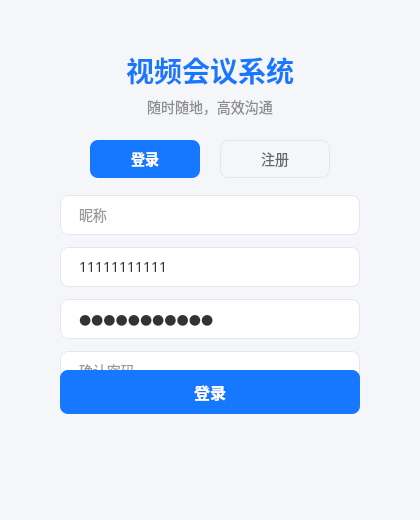
<?xml version="1.0" encoding="UTF-8"?>
<ui version="4.0">
 <class>LoginDialog</class>
 <widget class="QDialog" name="LoginDialog">
  <property name="geometry">
   <rect>
    <x>0</x>
    <y>0</y>
    <width>420</width>
    <height>520</height>
   </rect>
  </property>
  <property name="minimumSize">
   <size>
    <width>420</width>
    <height>520</height>
   </size>
  </property>
  <property name="maximumSize">
   <size>
    <width>420</width>
    <height>520</height>
   </size>
  </property>
  <property name="windowTitle">
   <string>视频会议系统</string>
  </property>
  <property name="styleSheet">
   <string>QDialog#LoginDialog { background: #F5F6FA; }</string>
  </property>
  <widget class="QLabel" name="lb_title">
   <property name="geometry">
    <rect>
     <x>0</x>
     <y>50</y>
     <width>420</width>
     <height>40</height>
    </rect>
   </property>
   <property name="styleSheet">
    <string>font-size: 28px; font-weight: bold; color: #1677FF; font-family: Microsoft YaHei;</string>
   </property>
   <property name="text">
    <string>视频会议系统</string>
   </property>
   <property name="alignment">
    <set>Qt::AlignCenter</set>
   </property>
  </widget>
  <widget class="QLabel" name="lb_subtitle">
   <property name="geometry">
    <rect>
     <x>0</x>
     <y>95</y>
     <width>420</width>
     <height>24</height>
    </rect>
   </property>
   <property name="styleSheet">
    <string>font-size: 14px; color: #8C8C8C; font-family: Microsoft YaHei;</string>
   </property>
   <property name="text">
    <string>随时随地，高效沟通</string>
   </property>
   <property name="alignment">
    <set>Qt::AlignCenter</set>
   </property>
  </widget>
  <widget class="QPushButton" name="pb_login">
   <property name="geometry">
    <rect>
     <x>90</x>
     <y>140</y>
     <width>110</width>
     <height>38</height>
    </rect>
   </property>
   <property name="cursor">
    <cursorShape>PointingHandCursor</cursorShape>
   </property>
   <property name="styleSheet">
    <string>QPushButton { background: #1677FF; color: white; border-radius: 8px; font-size: 14px; font-weight: bold; font-family: Microsoft YaHei; border: none; }
QPushButton:hover { background: #4096FF; }</string>
   </property>
   <property name="text">
    <string>登录</string>
   </property>
  </widget>
  <widget class="QPushButton" name="pb_register">
   <property name="geometry">
    <rect>
     <x>220</x>
     <y>140</y>
     <width>110</width>
     <height>38</height>
    </rect>
   </property>
   <property name="cursor">
    <cursorShape>PointingHandCursor</cursorShape>
   </property>
   <property name="styleSheet">
    <string>QPushButton { background: transparent; color: #666; border-radius: 8px; font-size: 14px; font-family: Microsoft YaHei; border: 1px solid #E5E6EB; }
QPushButton:hover { color: #1677FF; border-color: #1677FF; }</string>
   </property>
   <property name="text">
    <string>注册</string>
   </property>
  </widget>
  <widget class="QLineEdit" name="le_name">
   <property name="geometry">
    <rect>
     <x>60</x>
     <y>195</y>
     <width>300</width>
     <height>40</height>
    </rect>
   </property>
   <property name="visible">
    <bool>false</bool>
   </property>
   <property name="styleSheet">
    <string>QLineEdit { border: 1px solid #E5E6EB; border-radius: 8px; padding: 0 16px; font-size: 14px; font-family: Microsoft YaHei; background: white; color: #333; }
QLineEdit:focus { border-color: #1677FF; }</string>
   </property>
   <property name="placeholderText">
    <string>昵称</string>
   </property>
  </widget>
  <widget class="QLineEdit" name="le_tel">
   <property name="geometry">
    <rect>
     <x>60</x>
     <y>247</y>
     <width>300</width>
     <height>40</height>
    </rect>
   </property>
   <property name="styleSheet">
    <string>QLineEdit { border: 1px solid #E5E6EB; border-radius: 8px; padding: 0 16px; font-size: 14px; font-family: Microsoft YaHei; background: white; color: #333; }
QLineEdit:focus { border-color: #1677FF; }</string>
   </property>
   <property name="text">
    <string>11111111111</string>
   </property>
   <property name="placeholderText">
    <string>手机号</string>
   </property>
  </widget>
  <widget class="QLineEdit" name="le_password">
   <property name="geometry">
    <rect>
     <x>60</x>
     <y>299</y>
     <width>300</width>
     <height>40</height>
    </rect>
   </property>
   <property name="styleSheet">
    <string>QLineEdit { border: 1px solid #E5E6EB; border-radius: 8px; padding: 0 16px; font-size: 14px; font-family: Microsoft YaHei; background: white; color: #333; }
QLineEdit:focus { border-color: #1677FF; }</string>
   </property>
   <property name="text">
    <string>11111111111</string>
   </property>
   <property name="echoMode">
    <enum>QLineEdit::Password</enum>
   </property>
   <property name="placeholderText">
    <string>密码 (8-16位)</string>
   </property>
  </widget>
  <widget class="QLineEdit" name="le_passwordAgain">
   <property name="geometry">
    <rect>
     <x>60</x>
     <y>351</y>
     <width>300</width>
     <height>40</height>
    </rect>
   </property>
   <property name="visible">
    <bool>false</bool>
   </property>
   <property name="styleSheet">
    <string>QLineEdit { border: 1px solid #E5E6EB; border-radius: 8px; padding: 0 16px; font-size: 14px; font-family: Microsoft YaHei; background: white; color: #333; }
QLineEdit:focus { border-color: #1677FF; }</string>
   </property>
   <property name="echoMode">
    <enum>QLineEdit::Password</enum>
   </property>
   <property name="placeholderText">
    <string>确认密码</string>
   </property>
  </widget>
  <widget class="QPushButton" name="pb_submit">
   <property name="geometry">
    <rect>
     <x>60</x>
     <y>370</y>
     <width>300</width>
     <height>44</height>
    </rect>
   </property>
   <property name="cursor">
    <cursorShape>PointingHandCursor</cursorShape>
   </property>
   <property name="styleSheet">
    <string>QPushButton { background: #1677FF; color: white; border-radius: 8px; font-size: 16px; font-weight: bold; font-family: Microsoft YaHei; border: none; }
QPushButton:hover { background: #4096FF; }
QPushButton:pressed { background: #0958D9; }</string>
   </property>
   <property name="text">
    <string>登录</string>
   </property>
  </widget>
 </widget>
 <resources/>
 <connections/>
</ui>
